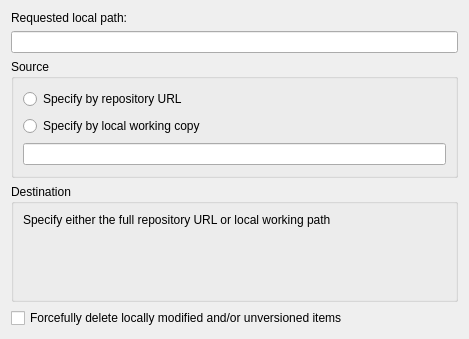
<ui version="4.0" >
 <class>SvnMoveOptionDlg</class>
 <widget class="QWidget" name="SvnMoveOptionDlg" >
  <property name="geometry" >
   <rect>
    <x>0</x>
    <y>0</y>
    <width>469</width>
    <height>339</height>
   </rect>
  </property>
  <property name="windowTitle" >
   <string>Form</string>
  </property>
  <layout class="QVBoxLayout" >
   <item>
    <widget class="QLabel" name="label_3" >
     <property name="sizePolicy" >
      <sizepolicy vsizetype="Fixed" hsizetype="Preferred" >
       <horstretch>0</horstretch>
       <verstretch>0</verstretch>
      </sizepolicy>
     </property>
     <property name="text" >
      <string>Requested local path:</string>
     </property>
    </widget>
   </item>
   <item>
    <widget class="KLineEdit" name="reqEdit" >
     <property name="text" >
      <string/>
     </property>
     <property name="readOnly" >
      <bool>true</bool>
     </property>
    </widget>
   </item>
   <item>
    <widget class="QGroupBox" name="groupBox_4" >
     <property name="title" >
      <string>Source</string>
     </property>
     <layout class="QVBoxLayout" >
      <item>
       <widget class="QRadioButton" name="urlRadio" >
        <property name="text" >
         <string>Specify by repository URL</string>
        </property>
       </widget>
      </item>
      <item>
       <widget class="QRadioButton" name="pathRadio" >
        <property name="text" >
         <string>Specify by local working copy</string>
        </property>
       </widget>
      </item>
      <item>
       <widget class="KLineEdit" name="srcEdit" />
      </item>
     </layout>
    </widget>
   </item>
   <item>
    <widget class="QGroupBox" name="groupBox_3" >
     <property name="title" >
      <string>Destination</string>
     </property>
     <layout class="QVBoxLayout" >
      <item>
       <widget class="QLabel" name="label_2" >
        <property name="sizePolicy" >
         <sizepolicy vsizetype="Fixed" hsizetype="Preferred" >
          <horstretch>0</horstretch>
          <verstretch>0</verstretch>
         </sizepolicy>
        </property>
        <property name="text" >
         <string>Specify either the full repository URL or local working path</string>
        </property>
       </widget>
      </item>
      <item>
       <widget class="KUrlRequester" name="destEdit" />
      </item>
     </layout>
    </widget>
   </item>
   <item>
    <widget class="QCheckBox" name="forceChk" >
     <property name="text" >
      <string>Forcefully delete locally modified and/or unversioned items</string>
     </property>
    </widget>
   </item>
  </layout>
 </widget>
 <customwidgets>
  <customwidget>
   <class>KLineEdit</class>
   <extends>QLineEdit</extends>
   <header>klineedit.h</header>
  </customwidget>
  <customwidget>
   <class>KUrlRequester</class>
   <extends>QFrame</extends>
   <header>kurlrequester.h</header>
  </customwidget>
 </customwidgets>
 <resources/>
 <connections/>
</ui>
